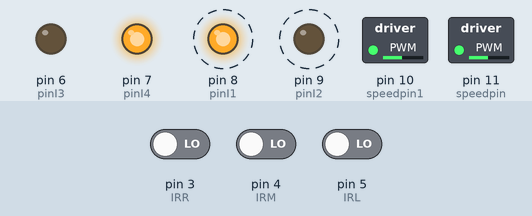
Simulated run of this sketch. Board: Arduino Uno, built with avr-gcc and run on an emulated ATmega328P. Parts: switched loads named in the sketch (green lamp = pin HIGH), output pins drawn as LEDs (lit = HIGH). Dashed ring = blinking. Inputs (shaded band) come from the test bench; at power-on: pin 5 (IRL) LOW, pin 3 (IRR) LOW, pin 4 (IRM) LOW.

Above: at 1.35 s.
1.7 s: pin 5 (IRL) driven HIGH
At 3.2 s:
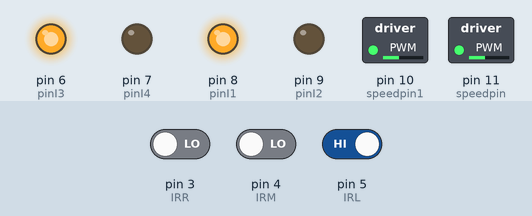
3.5 s: pin 3 (IRR) driven HIGH
At 3.65 s:
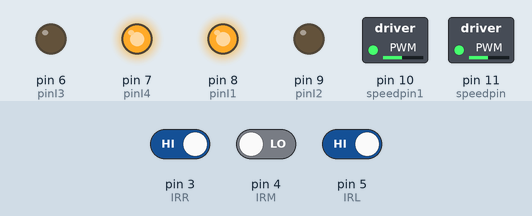
6.5 s: pin 4 (IRM) driven HIGH
At 7.0 s:
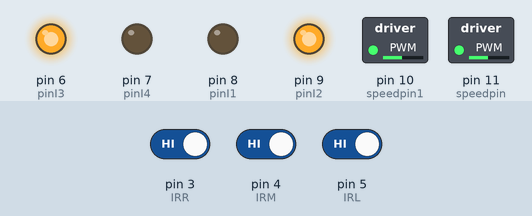
8.2 s: pin 4 (IRM) driven LOW
At 8.35 s:
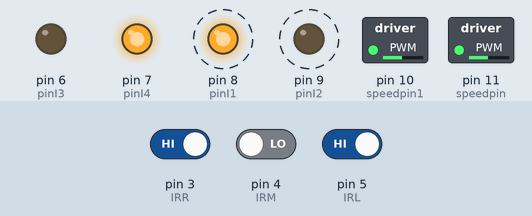
11.2 s: pin 3 (IRR) driven LOW
At 11.35 s:
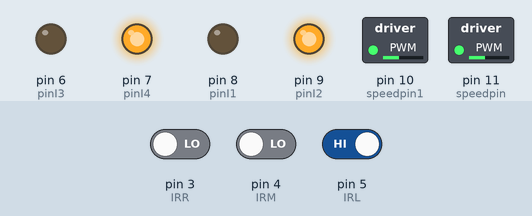
Timing chart, 0 to 13.9 s (numbered marks = the images above; inputs shaded):
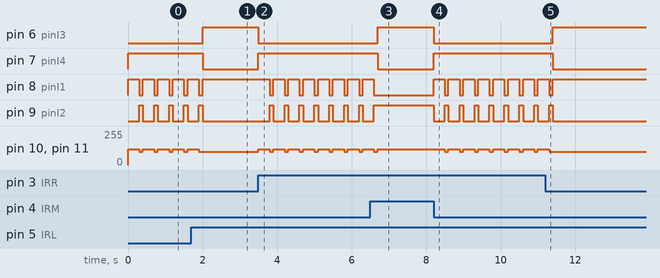

Measured:
- after the input at 1.7 s, pin 6 (pinI3): LOW → HIGH after 0.30 s; pin 7 (pinI4): HIGH → LOW after 0.30 s; pin 8 (pinI1): goes on until 2.0 s, then stays HIGH; pin 9 (pinI2): goes on until 2.0 s, then stays LOW; pin 10 (speedpin1), pin 11 (speedpin): goes on until 1.9 s, then stays 100/255
- after the input at 3.5 s, pin 6 (pinI3): HIGH → LOW at once; pin 7 (pinI4): LOW → HIGH at once
- after the input at 6.5 s, pin 6 (pinI3): LOW → HIGH after 0.20 s; pin 7 (pinI4): HIGH → LOW after 0.20 s; pin 8 (pinI1): goes on until 6.6 s, then stays LOW; pin 9 (pinI2): goes on until 6.6 s, then stays HIGH; pin 10 (speedpin1), pin 11 (speedpin): goes on until 6.7 s, then stays 120/255
- after the input at 8.2 s, pin 6 (pinI3): HIGH → LOW at once; pin 7 (pinI4): LOW → HIGH at once
- after the input at 11.2 s, pin 6 (pinI3): LOW → HIGH after 0.20 s; pin 7 (pinI4): HIGH → LOW after 0.20 s; pin 8 (pinI1): goes on until 11.4 s, then stays HIGH; pin 9 (pinI2): goes on until 11.4 s, then stays LOW; pin 10 (speedpin1), pin 11 (speedpin): goes on until 11.3 s, then stays 100/255
- by itself, pin 8 (pinI1): alternates HIGH for 0.30 s and LOW for 0.10 s
- by itself, pin 9 (pinI2): alternates HIGH for 0.10 s and LOW for 0.30 s
- by itself, pin 10 (speedpin1), pin 11 (speedpin): alternates 120/255 for 0.30 s and 100/255 for 0.10 s

The sketch:

carTestMotor.ino
```cpp
int speedpin=11; //EA (controle de velocidade PWM) Interface Definir
int pinI1 = 8; //definir interface de I1
int pinI2 = 9; //definir interface de I2
int speedpin1 = 10; //definir EB (controle de velocidade PWM) Interface
int pinI3 = 6; //definir a interface I3
int pinI4 = 7; //definir interface de I4
int IRR = 3; //definir o direito de evasão interface do sensor
int IRM = 4; //definir a evasão interface do sensor intermediário
int IRL = 5; //definir o lado esquerdo da interface do sensor de desvio de obstáculos

void setup()
{
  pinMode(pinI1,OUTPUT);
  pinMode(pinI2,OUTPUT);
  pinMode(speedpin,OUTPUT);
  pinMode(pinI3,OUTPUT);
  pinMode(pinI4,OUTPUT);
  pinMode(speedpin1,OUTPUT);
  pinMode(IRR,INPUT);
  pinMode(IRM,INPUT);
  pinMode(IRL,INPUT);
}
void advance(int a)//Continue
{
analogWrite(speedpin, a); // definir a velocidade do valor da entrada analógica
analogWrite(speedpin1, a);
digitalWrite(pinI4, LOW); // fazer motor DC (à direita) volta para a esquerda
digitalWrite(pinI3, HIGH);
digitalWrite(pinI1, LOW); // fazer motor DC (à esquerda) no sentido horário
digitalWrite(pinI2, HIGH);
}
void right(int b)//右转
{
     analogWrite(speedpin,b);//输入模拟值进行设定速度
     analogWrite(speedpin1,b);
     digitalWrite(pinI4,HIGH);//使直流电机（右）顺时针转
     digitalWrite(pinI3,LOW);
     digitalWrite(pinI1,LOW);//使直流电机（左）顺时针转
     digitalWrite(pinI2,HIGH);
}
void left(int c)//左转
{
     analogWrite(speedpin,c);//输入模拟值进行设定速度
     analogWrite(speedpin1,c);
     digitalWrite(pinI4,LOW);//使直流电机（右）逆时针转
     digitalWrite(pinI3,HIGH);
     digitalWrite(pinI1,HIGH);//使直流电机（左）逆时针转
     digitalWrite(pinI2,LOW);
}
void stop()//停止
{
     digitalWrite(pinI4,HIGH);//使直流电机（右）制动
     digitalWrite(pinI3,HIGH);
     digitalWrite(pinI1,HIGH);//使直流电机（左）制动
     digitalWrite(pinI2,HIGH);
}
void back(int d)//后退
{
     analogWrite(speedpin,d);//输入模拟值进行设定速度
     analogWrite(speedpin1,d);
     digitalWrite(pinI4,HIGH);//使直流电机（右）顺时针转
     digitalWrite(pinI3,LOW);
     digitalWrite(pinI1,HIGH);//使直流电机（左）逆时针转
     digitalWrite(pinI2,LOW);
}
void loop()
{
    int r,m,l;
    r=digitalRead(IRR);
    m=digitalRead(IRM);
    l=digitalRead(IRL);
    if(l==HIGH &&m==HIGH && r==HIGH)
    advance(120);
    if(l==LOW &&m==LOW  && r==LOW )
      {
        back(120);
        delay(300);
        right(100);
        delay(100);
      }
    if(l==LOW &&m==HIGH  && r==LOW )
      {
        back(120);
        delay(300);
        right(100);
        delay(100);
      }
    if(l==HIGH  &&m==LOW  && r==HIGH  )
          {
        back(120);
        delay(300);
        right(100);
        delay(100);
      }
    if(l==LOW &&m==LOW  && r==HIGH )
    right(100);
    if(l==LOW && m==HIGH && r==HIGH)
    right(80);
    if(l==HIGH &&m==LOW  && r==LOW )
    left(100);
    if(l==HIGH &&m==HIGH  && r==LOW )
    left(80);

}
```
